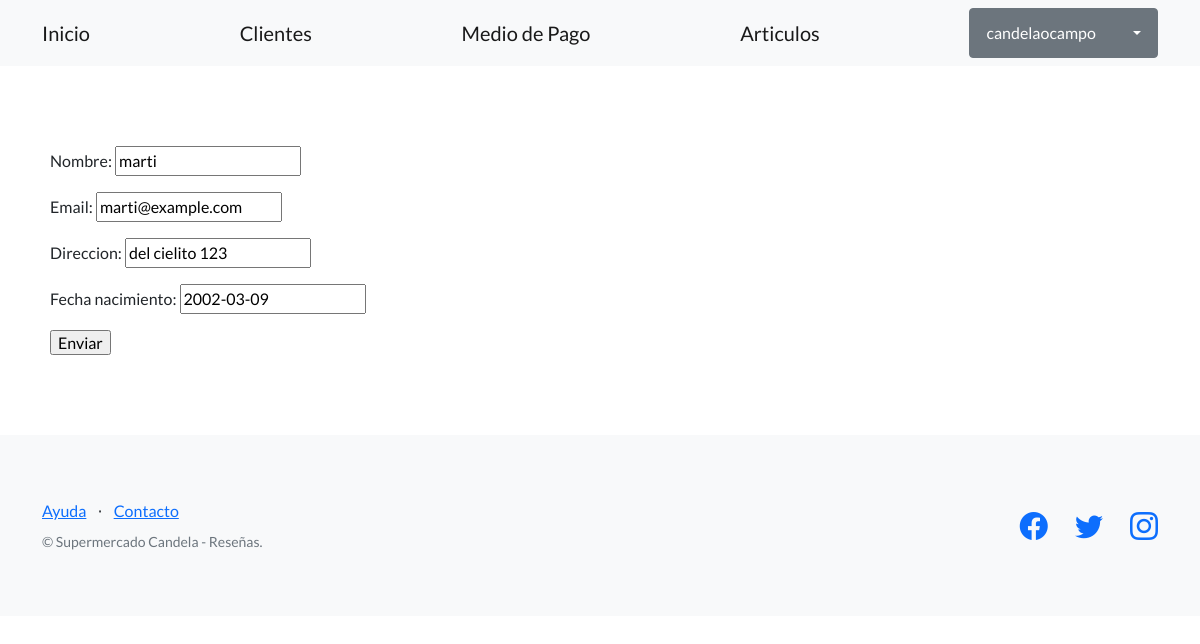
The page /editar-clientes/3/ (signed in) on the database its author committed.
### clientes/models.py (models this page shows, shortened)
class Clientes(models.Model):
    nombre = models.CharField(max_length=256)
    email = models.EmailField()
    direccion = models.CharField(max_length=256)
    fecha_nacimiento= models.DateField()

### clientes/views.py (the view)
# urls.py: path("editar-clientes/<int:pk>/",ClientesUpdateView.as_view (), name="editar_clientes"),
class ClientesUpdateView(LoginRequiredMixin,UpdateView):
    model = Clientes
    fields = ['nombre', 'email', 'direccion', "fecha_nacimiento" ]
    success_url = reverse_lazy('clientes')
    template_name = "clientes/clientes_form.html"

### clientes/Templates/clientes/clientes_form.html (shortened to what this page needs)
{% extends "clientes/base.html" %}
{% block contenido %}
<form  method="post">
    {{ form.as_p}}
    <input type="submit" value="Enviar"/>
</form>
{% endblock contenido %}

### clientes/Templates/clientes/base.html (shortened to what this page needs)
{% load static %}
<!DOCTYPE html>
<html lang="en">
    <head>
        <link href="https://cdn.jsdelivr.net/npm/bootstrap-icons@1.5.0/font/bootstrap-icons.css" rel="stylesheet" type="text/css" />
        <link href="{% static 'css/styles.css' %}" rel="stylesheet" />
    </head>
    <body>
        <nav class="navbar navbar-light bg-light static-top">
            <div class="container">
                <a class="navbar-brand" href="{% url 'inicio' %}">Inicio</a>
                <a class="navbar-brand" href="{% url 'clientes' %}">Clientes</a>
                <a class="navbar-brand" href="{% url 'medio_pago' %}">Medio de Pago</a>
                <a class="navbar-brand" href="{% url 'articulos' %}">Articulos</a>
                {% if user.is_authenticated %}
                <div class="dropdown">
                    <button class="btn btn-secondary dropdown-toggle" type="button" id="dropdownMenuButton1" data-bs-toggle="dropdown" aria-expanded="false">
                        <div style="display: inline-flex;">
                            <span style="padding: 0px 30px 0px 0px;">{{ user.username }}</span>
                        </div>
                    </button>
                </div>
                </div>
                {% else %}
                <a class="btn btn-primary" href="{% url 'login' %}">Iniciar sesión</a>
                <a class="btn btn-secondary" href="{% url 'registro' %}">Registro</a>
                {% endif %}
        </nav>
        <section style="padding:80px 50px;">
            {% block contenido %}
            {% endblock contenido %}
        </section>
        <footer class="footer bg-light">
            <div class="container">
                <div class="row">
                    <div class="col-lg-6 h-100 text-center text-lg-start my-auto">
                        <ul class="list-inline mb-2">
                            <li class="list-inline-item"><a href="#!">Ayuda</a></li>
                            <li class="list-inline-item">⋅</li>
                            <li class="list-inline-item"><a href="https://wa.me/1122981552">Contacto</a></li>
                        </ul>
                        <p class="text-muted small mb-4 mb-lg-0">&copy; Supermercado Candela - Reseñas.</p>
                    </div>
                    <div class="col-lg-6 h-100 text-center text-lg-end my-auto">
                        <ul class="list-inline mb-0">
                            <li class="list-inline-item me-4">
                                <a href="https://www.facebook.com/supermercado.petra.9"><i class="bi-facebook fs-3"></i></a>
                            </li>
                            <li class="list-inline-item me-4">
                                <a href="https://twitter.com/Lagomarket"><i class="bi-twitter fs-3"></i></a>
                            </li>
                            <li class="list-inline-item">
                                <a href="https://www.instagram.com/supermercado_candelaria/?hl=es"><i class="bi-instagram fs-3"></i></a>
                            </li>
                        </ul>
                    </div>
                </div>
            </div>
        </footer>
    </body>
</html>

### rows shown on the page
Clientes: nombre "marti", email "marti@example.com", direccion "del cielito 123", fecha_nacimiento "2002-03-09"

### other values the page prints
{{ user.username }} "candelaocampo"
